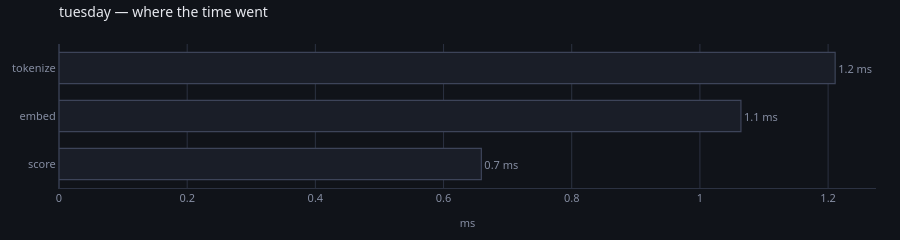

This figure's notebook cell:
### Code cell
spent(store, run="tuesday")

### Figure 1 — Plotly figure (JSON) as saved in the notebook; plotly's stock layout.template omitted (floating-point values rounded to 4 significant figures)
{"data": [{"cliponaxis": false, "customdata": [[40, 0, 0.01648, "here"], [40, 0, 0.0266, "here"], [40, 0, 0.03027, "here"]], "hovertemplate": "<b>%{y}</b><br>%{x:.1f} ms in total<br>%{customdata[0]} runs, %{customdata[1]} read back<br>%{customdata[2]:.2f} ms each<br>%{customdata[3]}<extra></extra>", "marker": {"color": ["#1a1e28", "#1a1e28", "#1a1e28"], "line": {"color": ["#3d4459", "#3d4459", "#3d4459"], "width": 1.2}}, "orientation": "h", "text": ["0.7 ms", "1.1 ms", "1.2 ms"], "textfont": {"color": "#868ea3", "size": 11}, "textposition": "outside", "type": "bar", "x": [0.659, 1.064, 1.211], "y": ["score", "embed", "tokenize"]}], "layout": {"bargap": 0.35, "font": {"color": "#e7e9ef", "family": "system-ui, -apple-system, Segoe UI, Roboto, sans-serif", "size": 12}, "height": 212, "hoverlabel": {"align": "left", "bgcolor": "#1a1e28", "bordercolor": "#2c3242", "font": {"color": "#e7e9ef", "family": "system-ui, -apple-system, Segoe UI, Roboto, sans-serif"}}, "legend": {"bgcolor": "rgba(0,0,0,0)", "font": {"color": "#868ea3"}, "orientation": "h", "x": 1, "xanchor": "right", "y": 1.02, "yanchor": "bottom"}, "margin": {"b": 44, "l": 56, "r": 24, "t": 44}, "paper_bgcolor": "#101319", "plot_bgcolor": "#101319", "showlegend": false, "title": {"font": {"size": 14}, "text": "tuesday — where the time went", "x": 0, "xanchor": "left", "xref": "paper", "y": 0.97, "yanchor": "top"}, "xaxis": {"gridcolor": "#2c3242", "linecolor": "#2c3242", "tickfont": {"color": "#868ea3", "size": 11}, "title": {"font": {"color": "#868ea3", "size": 11}, "text": "ms"}, "zerolinecolor": "#2c3242"}, "yaxis": {"automargin": true, "gridcolor": "#2c3242", "linecolor": "#2c3242", "showgrid": false, "tickfont": {"color": "#868ea3", "size": 11}, "title": {"font": {"color": "#868ea3", "size": 11}}, "zerolinecolor": "#2c3242"}}}
